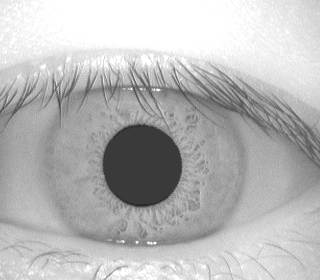
%> input picture trunk/source/ImagePreprocess/test.bmp, 320 x 280 px
$ octave --eval "result = TestDetection('test.bmp');"   (GNU Octave 9; MATLAB toolbox functions it lacks are replaced by stand-ins)
%> lines starting %> are read from the running program, lines starting %| are printed output that depends on the picture; in (x1, y1, x2, y2) boxes, pixels count from 0 and x2, y2 are one past the last pixel; in counts of white or black regions, pixels touching at a corner belong together; the program's own positions count from 1
### trunk/source/ImagePreprocess/FindPupil.m
function [ center radius ] = FindPupil( image, map, coef)
%UNTITLED Summary of this function goes here
%   Detailed explanation goes here

if(~exist('coef', 'var'))
    coef = 0.52;
end

if(isempty(coef))
    coef = 0.52;
end

dims = size(image);
if(length(dims) == 3)
    gray_image = rgb2gray(image);
    gray_map = rgb2gray(map);

    numOfPixels = dims(1) * dims(2);
    pixelSum = sum(gray_image);
    pixelSum = sum(pixelSum);
    thresh = coef * pixelSum / numOfPixels;
    binary_image = im2bw(gray_image, gray_map, thresh/255);
else
    gray_image = ind2gray(image, map);
    numOfPixels = dims(1) * dims(2);
    pixelSum = sum(gray_image);
    pixelSum = sum(pixelSum);
    thresh = coef * pixelSum / numOfPixels
    binary_image = im2bw(gray_image, thresh/255);
end
% figure;
% imshow(binary_image);
proj_horiz = sum(binary_image, 1);
proj_vert = sum(binary_image, 2);

ignore_first = 0;
ignore_last = 0;
diff_horiz = diff(proj_horiz);
diff_vert = diff(proj_vert);

[minh maxh] = FindMinMax(diff_horiz, ignore_first, ignore_last);
[minv maxv] = FindMinMax(diff_vert, ignore_first, ignore_last);

center = zeros(2, 1);
rad1 = abs((maxh - minh) / 2);
rad2 = abs((maxv - minv) / 2);
center(1) = rad1 + minh;
center(2) = rad2 + minv;

if rad1 > rad2
   radius = rad1;
else
   radius = rad2;
end

end

### trunk/source/ImagePreprocess/FindMinMax.m
function [ min, max ] = FindMinMax( vector, n_extremes, toler)
%UNTITLED2 Summary of this function goes here
%   Detailed explanation goes here

len = length(vector);

max_index = FindMax(vector, n_extremes);
min_index = FindMin(vector, n_extremes);
center = len/2 - toler*len;

min_dist = len;
best_max_ind = -1;

for i=1:length(max_index)
   if(max_index(i) > center)
       if((max_index(i) - center) < min_dist)
           best_max_ind = i;
           min_dist = max_index(i) - center;
       end
   end
end

if best_max_ind < 0
    min = -1;
    max = -1;
    return;
end

max = max_index(best_max_ind);

min_dist = len;
best_min_ind = -1;


for i=1:length(min_index)
    if(min_index(i) < len/2)
        if((center - min_index(i)) < min_dist)
            best_min_ind = i;
            min_dist = center - min_index(i);
        end
    end
end

if(best_min_ind < 0)
    min = -1;
    max = -1;
    return;
end

min = min_index(best_min_ind);

end

### trunk/source/ImagePreprocess/FindMax.m
function [ max_inds ] = FindMax( vector, num )
%UNTITLED Summary of this function goes here
%   Detailed explanation goes here

len = length(vector);

max_vals = [vector(1)];
max_inds = [1];

for i=2:len
    l = length(max_vals);
    for j=1:l
        if(vector(i) > max_vals(j))
            if(l < num)
                if j > 1
                    max_vals = [max_vals(1:j-1), vector(i), max_vals(j:l)];
                    max_inds = [max_inds(1:j-1), i, max_inds(j:l)];
                else
                    max_vals = [vector(i), max_vals(1:l)];
                    max_inds = [i, max_inds(1:l)];
                end

            else
                if j > 1
                    max_vals = [max_vals(1:j-1), vector(i), max_vals(j:l-1)];
                    max_inds = [max_inds(1:j-1), i, max_inds(j:l-1)];
                else
                    max_vals = [vector(i), max_vals(1:l-1)];
                    max_inds = [i, max_inds(1:l-1)];
                end
            end
            break;
        end

    end
end

end

### trunk/source/ImagePreprocess/FindMin.m
function [ min_inds ] = FindMin( vector, num )
%UNTITLED Summary of this function goes here
%   Detailed explanation goes here

len = length(vector);

min_vals = [vector(1)];
min_inds = [1];

for i=2:len
    l = length(min_vals);
    for j=1:l
        if(vector(i) < min_vals(j))
            if(l < num)
                if j > 1
                    min_vals = [min_vals(1:j-1), vector(i), min_vals(j:l)];
                    min_inds = [min_inds(1:j-1), i, min_inds(j:l)];
                else
                    min_vals = [vector(i), min_vals(1:l)];
                    min_inds = [i, min_inds(1:l)];
                end

            else
                if j > 1
                    min_vals = [min_vals(1:j-1), vector(i), min_vals(j:l-1)];
                    min_inds = [min_inds(1:j-1), i, min_inds(j:l-1)];
                else
                    min_vals = [vector(i), min_vals(1:l-1)];
                    min_inds = [i, min_inds(1:l-1)];
                end
            end
            break;
        end
    end
end

end

### trunk/source/ImagePreprocess/imgProcessForCircDetection.m
%pobolj歛nje slike kako bi se lak歟 mogla raditi detekcija zjenice i
%歛renice, NE KORISTITI tako dobivenu sliku kasnije kod ekstrakcije
%zna鑑jki jer se ovim postupkom izbri歶 sve linije u 歛renici!
%na ovako dobivenim slikama jako lijepo mi je cannyjev filtar nalazio
%rubove zjenice i 歛renice :)

%歵o se ti鑕 parametara za konstantu c nisam vidio da pretjerano utje鑕 na
%rezultat tako da nije ne歵o bitna, dok gamma je dobra negdje izme饀 1.5 i
%2 uglavnom, pa ku歵 mo瀍 probati malo viditi koja vrijednost njemu
%najbolje pa歟 za njegov postupak detekcije

%ukratko ovo je predprocesiranje za ku歵a
function img_adj = imgProcessForCircDetection(img,c,gamma)
    img=medfilt2(img,[20 20],'symmetric');
    img=double(img);
    img=c*(img.^gamma);
    img_adj=imscale(img,0,255);
    img_adj=uint8(img_adj);
return

### trunk/source/ImagePreprocess/imscale.m
function skalirano = imscale(slika, cmin, cmax)
% IMSCALE - Skalira ulaznu sliku
%   IMSCALE(I) vraca sliku velicine ulazne slike u kojoj
%   su svi elementi skalirani tako da su im vrijednosti
%   izmedu 0 i 1.
%
%   S = IMSCALE(I) vra鎍 S gdje je najveci element u
%   matrici S jedan, a najmanji nula.
%
%   S = IMSCALE(I, CLIM) gdje je CLIM = [CMIN CMAX]
%   vraca I linearno preslikan na interval CLIM (najveci
%   element je CMAX, a najmanj CMIN),
%
%   S = IMSCALE(I, CMIN, CMAX) vraca I linearno preslikan
%   na interval [CMIN CMAX].

% DOSl - Laboratorijske vjezbe - 14. 2. 2004.

% $Revizija: 1.0 $  $Datum: 2004/02/14 23:02:31 $
% $Autor(i): Tomislav Petkovic $

if 0 == nargin
   error('Morate zadati sliku.');
elseif 1 == nargin
   cmin = 0;
   cmax = 1;
elseif 2 == nargin
   cmax = cmin(2);
   cmin = cmin(1);
else
   cmin = cmin(1);
   cmax = cmax(1);
end

% pretvori sliku u double tip i odredi maksimum i minimum
slika = double(slika);
velicina = size(slika);
slika = reshape(slika, [prod(velicina) 1]);
smin = min(slika);
smax = max(slika);

% linearno preslikaj vrijednosti tako da stari minimum/maksimum
% postane novi minimum/maksimum
if 0 == smax-smin
   nagib = 0;
   pomak = min([cmin cmax]);
else
   nagib = (cmax-cmin) / (smax-smin);
   pomak = cmin - nagib*smin;
end
slika = slika*nagib + pomak;

skalirano = reshape(slika, velicina);

### trunk/source/ImagePreprocess/FindIrisSimple.m
function [cen rad] = FindIrisSimple(pupilCenter,pupilRadius, imgEdges)

x=round(pupilCenter(1));
y=round(pupilCenter(2));
pupilRadius=round(pupilRadius);


[imgw imgh]=size(imgEdges);
%find left border
left=0;
for i= 1:(x-pupilRadius-1)
    if(imgEdges(y,i)==1 && (x-i)>1.5*pupilRadius)
      left=i;
    end
end
%find right border
right=imgw;
for i=(x+pupilRadius+1) : imgw
    if(imgEdges(y,i)==1 && (i-x)>1.5*pupilRadius)
      right=i;
      break;
    end
end
%rad=min(x-left,right-x);
%cen=pupilCenter;

centerx=uint16((left+right)/2);
cen=zeros(2,1);
cen(1)=centerx;
cen(2)=y;
rad=uint16((right-left)/2);
if((y+rad)>imgh)
    rad=imgh-y;
end
if((y-rad)<0)
    rad=y;
end

### trunk/source/ImagePreprocess/TestDetection.m
function [unwrappedIrisEnh] = TestDetection( image_name )
%> called with image_name = 'test.bmp'
%UNTITLED2 Summary of this function goes here
%   Detailed explanation goes here

[img map] = imread(image_name);
%> img is the input picture: size 280x320 uint8; min 35, max 255, mean 184.5
%> map = 256 rows, first 12: [0 0 0; 0.00392 0.00392 0.00392; 0.00784 0.00784 0.00784; 0.0118 0.0118 0.0118; 0.0157 0.0157 0.0157; 0.0196 0.0196 0.0196; 0.0235 0.0235 0.0235; 0.0275 0.0275 0.0275; 0.0314 0.0314 0.0314; 0.0353 0.0353 0.0353; 0.0392 0.0392 0.0392; 0.0431 0.0431 0.0431]

%[center2 radius2] = FindIris2(img, map, center, radius);
[center radius] = FindPupil(img, map);
%> in FindPupil, `pixelSum = sum(gray_image);`: pixelSum = 320 values, max 219 at index 262, min 170.8 at index 141, mean 202.6
%> in FindPupil, `pixelSum = sum(pixelSum);`: pixelSum = 64841.2
%> in FindPupil, `thresh = coef * pixelSum / numOfPixels`: thresh = 0.376
%> in FindPupil, `binary_image = im2bw(gray_image, thresh/255);`: binary_image: size 280x320 logical; every value is 1
%> in FindPupil, `proj_horiz = sum(binary_image, 1);`: proj_horiz = 320 values from 280 to 280
%> in FindPupil, `proj_vert = sum(binary_image, 2);`: proj_vert = 280 values from 320 to 320
%> in FindPupil, `diff_horiz = diff(proj_horiz);`: diff_horiz = 319 values from 0 to 0
%> in FindPupil, `diff_vert = diff(proj_vert);`: diff_vert = 279 values from 0 to 0
%> in FindMax, `max_vals = [vector(1)];`: max_vals = 0
%> after the loop in FindMax, `for i=2:len`: max_inds = 1
%> in FindMin, `min_vals = [vector(1)];`: min_vals = 0
%> after the loop in FindMin, `for i=2:len`: min_inds = 1
%> after the loop in FindMinMax, `for i=1:length(max_index)`: best_max_ind = -1
%> in FindPupil, `rad1 = abs((maxh - minh) / 2);`: rad1 = 0
%> center = [-1; -1]; radius = 0
imgEnh=imgProcessForCircDetection(img,1,2);
%> in imgProcessForCircDetection, `img=medfilt2(img,[20 20],'symmetric');`:
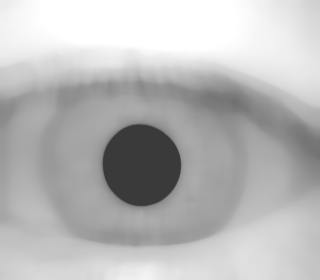
%> img: size 280x320 uint8; min 58, max 255, mean 185.4
%> in imgProcessForCircDetection, `img=c*(img.^gamma);`:
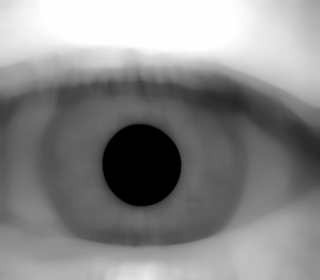
%> img: size 280x320 double; min 3364, max 65025, mean 36699.4; drawn with min black and max white
%> in imscale, `smin = min(slika);`: smin = 3364
%> in imscale, `smax = max(slika);`: smax = 65025
%> in imscale, `nagib = (cmax-cmin) / (smax-smin);`: nagib = 0.00414
%> in imscale, `pomak = cmin - nagib*smin;`: pomak = -13.91
imgEdges=edge(imgEnh,'canny');
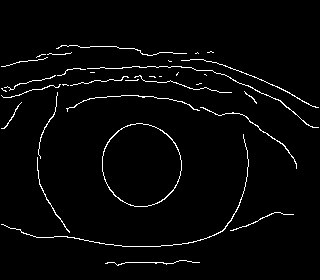
%> imgEdges: size 280x320 logical; 2.7% white in thin lines or dots, all inside (x1, y1, x2, y2) = (1, 45, 319, 266)
%figure;
%imshow(imgEdges);
[center2 radius2]=FindIrisSimple(center,radius,imgEdges);
%> in FindIrisSimple, `x=round(pupilCenter(1));`: x = -1
%> in FindIrisSimple, `pupilRadius=round(pupilRadius);`: pupilRadius = 0
%> the loop in FindIrisSimple, `for i=(x+pupilRadius+1) : imgw` made 1 pass
%> the run ends on the next line

% figure;
% hold on;
imshow(img, map);
title(image_name);
MarkCircle(center, radius, 'r');
MarkCircle(center2, radius2, 'r');
%figure;
unwrappedIris=UnwrappIris(img,center,radius,center2,radius2);
unwrappedIrisEnh=imgPreprocessForFeatures(unwrappedIris,1,1.5);
%imshow(unwrappedIrisEnh);

end
